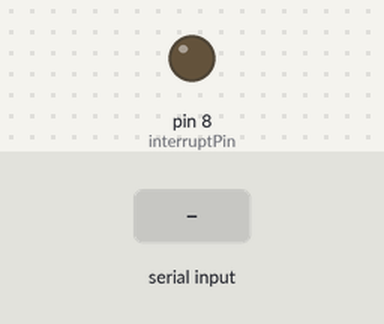
Recording of a sketch running on a simulated Arduino Uno, built with avr-gcc and run on an emulated ATmega328P. Shown: output pins drawn as LEDs (lit = HIGH). The inputs (shaded band) are chosen by the test bench.

Above: at 1.2 s.
1.3 s: "1" received over Serial
At 1.7 s:
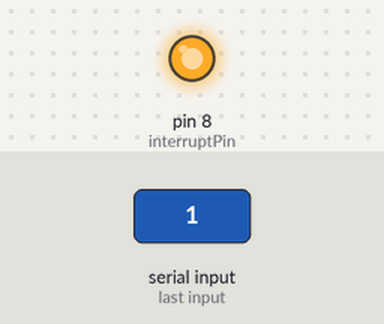
Timing chart, 0 to 4.3 s (numbered marks = the images above; inputs shaded):
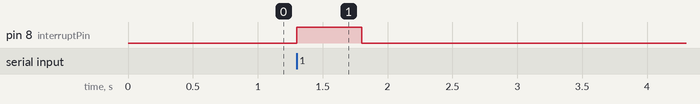

Measured:
- after the input at 1.3 s, pin 8 (interruptPin): LOW → HIGH at once, → LOW 0.50 s later

The sketch:

arduino.ino
```cpp
int interruptPin = 8; // connected to 8051 INT0 (P3.2)

void setup() {
  pinMode(interruptPin, OUTPUT);
  digitalWrite(interruptPin, LOW);
  Serial.begin(9600);
}

void loop() {
  if (Serial.available()) {
    char c = Serial.read();
    if (c == '1') {
      digitalWrite(interruptPin, HIGH);
      delay(500);
      digitalWrite(interruptPin, LOW);
    }
  }
}
```
